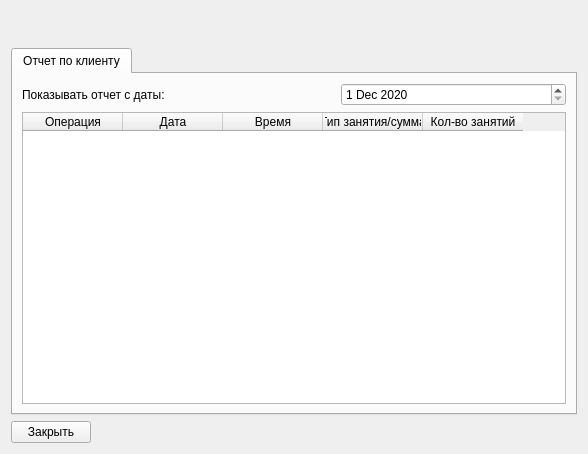
<?xml version="1.0" encoding="UTF-8"?>
<ui version="4.0">
 <class>Form</class>
 <widget class="QWidget" name="Form">
  <property name="geometry">
   <rect>
    <x>0</x>
    <y>0</y>
    <width>588</width>
    <height>454</height>
   </rect>
  </property>
  <property name="windowTitle">
   <string>Информация о клиенте</string>
  </property>
  <layout class="QGridLayout" name="gridLayout">
   <item row="2" column="0">
    <widget class="QPushButton" name="exit_btn">
     <property name="sizePolicy">
      <sizepolicy hsizetype="Fixed" vsizetype="Fixed">
       <horstretch>0</horstretch>
       <verstretch>0</verstretch>
      </sizepolicy>
     </property>
     <property name="text">
      <string>Закрыть</string>
     </property>
    </widget>
   </item>
   <item row="1" column="0">
    <widget class="QTabWidget" name="tabWidget">
     <property name="enabled">
      <bool>true</bool>
     </property>
     <property name="currentIndex">
      <number>0</number>
     </property>
     <widget class="QWidget" name="client_report">
      <attribute name="title">
       <string>Отчет по клиенту</string>
      </attribute>
      <layout class="QGridLayout" name="gridLayout_2">
       <item row="1" column="0">
        <widget class="QLabel" name="label_2">
         <property name="text">
          <string>Показывать отчет с даты:                                                   </string>
         </property>
        </widget>
       </item>
       <item row="1" column="1">
        <widget class="QDateEdit" name="date_filter_de">
         <property name="dateTime">
          <datetime>
           <hour>0</hour>
           <minute>0</minute>
           <second>0</second>
           <year>2020</year>
           <month>12</month>
           <day>1</day>
          </datetime>
         </property>
         <property name="minimumDateTime">
          <datetime>
           <hour>0</hour>
           <minute>0</minute>
           <second>0</second>
           <year>2019</year>
           <month>12</month>
           <day>31</day>
          </datetime>
         </property>
         <property name="minimumDate">
          <date>
           <year>2019</year>
           <month>12</month>
           <day>31</day>
          </date>
         </property>
        </widget>
       </item>
       <item row="2" column="0" colspan="2">
        <widget class="QTableWidget" name="client_info_table">
         <column>
          <property name="text">
           <string>Операция</string>
          </property>
         </column>
         <column>
          <property name="text">
           <string>Дата</string>
          </property>
         </column>
         <column>
          <property name="text">
           <string>Время</string>
          </property>
         </column>
         <column>
          <property name="text">
           <string>Тип занятия/сумма</string>
          </property>
         </column>
         <column>
          <property name="text">
           <string>Кол-во занятий</string>
          </property>
         </column>
        </widget>
       </item>
      </layout>
     </widget>
    </widget>
   </item>
   <item row="0" column="0">
    <widget class="QLabel" name="client_name_label">
     <property name="font">
      <font>
       <family>Times New Roman</family>
       <pointsize>20</pointsize>
      </font>
     </property>
     <property name="text">
      <string/>
     </property>
     <property name="alignment">
      <set>Qt::AlignCenter</set>
     </property>
    </widget>
   </item>
  </layout>
 </widget>
 <resources/>
 <connections/>
</ui>
